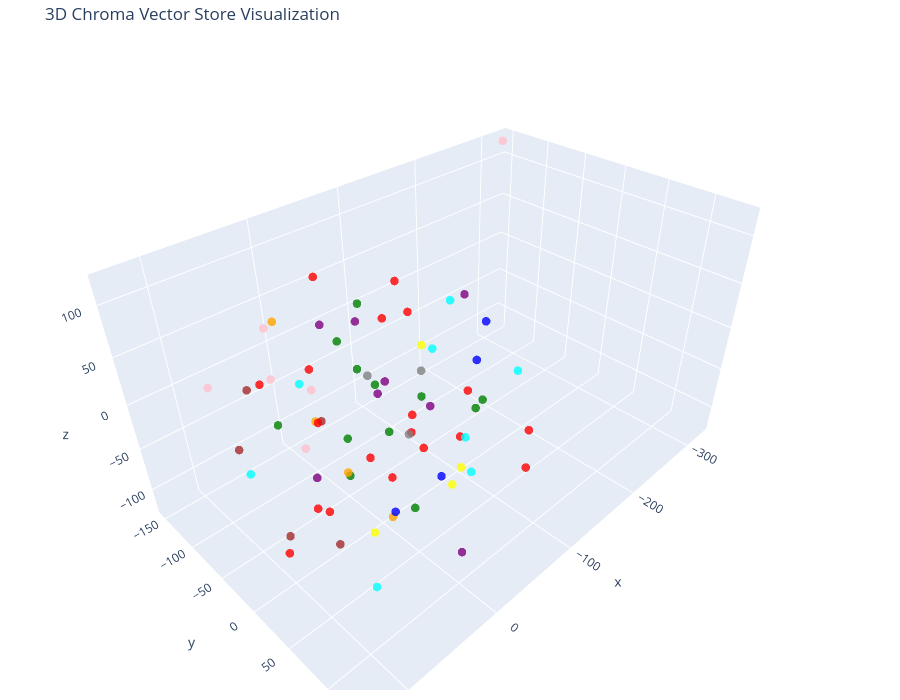

Source (notebook cell):
### Code cell
# 3D representation of the HuggingFace vector store

display_3D_of_the_vector_store(hf_vector_store)

### Figure 1 — Plotly figure (JSON) as saved in the notebook; plotly's stock layout.template omitted (floating-point values rounded to 4 significant figures)
{"data": [{"hoverinfo": "text", "marker": {"color": ["red", "red", "red", "red", "red", "red", "red", "red", "red", "red", "green", "green", "green", "green", "green", "green", "purple", "purple", "purple", "purple", "purple", "purple", "purple", "purple", "cyan", "cyan", "cyan", "cyan", "cyan", "cyan", "cyan", "cyan", "orange", "orange", "orange", "orange", "pink", "pink", "pink", "pink", "pink", "pink", "blue", "blue", "gray", "gray", "gray", "blue", "blue", "brown", "brown", "brown", "brown", "brown", "green", "green", "green", "green", "green", "green", "yellow", "yellow", "yellow", "yellow", "red", "red", "red", "red", "red", "red", "red", "red", "red"], "opacity": 0.8, "size": 5}, "mode": "markers", "text": ["Type: company<br>Text: # Branch Network\n\nQ-Transfer operates branches that support customer onboarding, account assistance,...", "Type: company<br>Text: ## Branches\n\n| Branch ID | City | Country | Type | Status |\n|---|---|---|---|---|\n| BR-LAG-001 | Lag...", "Type: company<br>Text: ## Branch Responsibilities\n\nBranches may assist with customer onboarding, identity verification, acc...", "Type: company<br>Text: # Q-Transfer Company Overview\n\nQ-Transfer is a fictional fintech company used for a RAG engineering ...", "Type: company<br>Text: ## Business Profile\n\n- Industry: Financial technology\n- Core services: Local transfers, internationa...", "Type: company<br>Text: ## Core Departments\n\nQ-Transfer operates through Engineering, Product, Operations, Customer Support,...", "Type: company<br>Text: ## Important Principle\n\nCustomer funds and company operating funds must be treated separately. Finan...", "Type: company<br>Text: # Organisation Structure\n\nQ-Transfer uses a functional organisational structure.\n\n## Executive Funct...", "Type: company<br>Text: ## Business Functions\n\nEngineering manages software platforms and infrastructure. Operations manages...", "Type: company<br>Text: ## Escalation\n\nOperational incidents should normally begin with the relevant team lead. Material fin...", "Type: compliance<br>Text: # AML and CFT Controls\n\nAnti-Money Laundering and Countering the Financing of Terrorism controls hel...", "Type: compliance<br>Text: A transaction being unusual does not automatically mean that it is illegal. Alerts require appropria...", "Type: compliance<br>Text: # Regulatory Reporting\n\nQ-Transfer maintains processes for regulatory reporting in jurisdictions whe...", "Type: compliance<br>Text: # Sanctions Screening\n\nQ-Transfer screens relevant customers and transactions against applicable san...", "Type: compliance<br>Text: ## Escalation\n\nConfirmed or unresolved high-risk matches must follow the company's sanctions escalat...", "Type: compliance<br>Text: # Transaction Monitoring\n\nTransaction monitoring identifies activity that may require investigation....", "Type: customers<br>Text: # Customer Complaints\n\nA complaint is an expression of dissatisfaction about a Q-Transfer product, s...", "Type: customers<br>Text: # Customer Profiles\n\nQ-Transfer supports individual and business customers.\n\n## Customer Lifecycle\n\n...", "Type: customers<br>Text: ## Synthetic Customer Examples\n\n| Customer ID | Type | Country | Verification | Risk Level | Status ...", "Type: customers<br>Text: All customer examples are fictional.\n\n## Data Protection\n\nCustomer information must only be accessed...", "Type: customers<br>Text: # Customer Support\n\nCustomer Support handles account questions, transaction enquiries, verification ...", "Type: customers<br>Text: ## Escalation\n\nCases involving suspected fraud, account takeover, sanctions concerns, privacy incide...", "Type: customers<br>Text: # Customer KYC and Verification\n\nKnow Your Customer procedures help Q-Transfer establish who its cus...", "Type: customers<br>Text: ## Business Verification\n\nBusiness customers may require company registration information, ownership...", "Type: employees<br>Text: # Employee Records\n\nQ-Transfer maintains employee records for employment administration and access m...", "Type: employees<br>Text: | Employee ID | Name         | Department       | Role               | Branch  | Status |\n| --------...", "Type: employees<br>Text: | EMP-1003    | Miriam Cole  | Operations       | Operations Manager | London  | Active |\n| EMP-1004...", "Type: employees<br>Text: These records are fictional and contain no real employee information.\n\n## Record Categories\n\nEmploye...", "Type: employees<br>Text: # Employee Onboarding and Offboarding\n\n## Onboarding\n\nNew employees complete identity verification, ...", "Type: employees<br>Text: ## Access Review\n\nManagers are responsible for confirming that access matches the employee's current...", "Type: employees<br>Text: # Employee Roles and Access\n\nQ-Transfer uses role-based access control.\n\n## Examples\n\nCustomer Suppo...", "Type: employees<br>Text: Finance employees can access accounting and reconciliation information required for their duties.\n\nE...", "Type: finance<br>Text: # Ledger and Reconciliation\n\nQ-Transfer maintains financial records that support accurate accounting...", "Type: finance<br>Text: ## Exceptions\n\nA reconciliation mismatch should be investigated and documented. Financial adjustment...", "Type: finance<br>Text: # Month-End Financial Close\n\nFinance performs a controlled month-end close.\n\n## Typical Activities\n\n...", "Type: finance<br>Text: # Treasury Operations\n\nTreasury manages liquidity, funding, settlement positions, and financial expo...", "Type: investments<br>Text: # Investment Accounts\n\nCustomers may have an investment account separate from their normal transfer ...", "Type: investments<br>Text: These examples are fictional.\n\nInvestment transactions should have appropriate records for orders, c...", "Type: investments<br>Text: # Investment Products\n\nQ-Transfer offers investment features through supported investment products.\n...", "Type: investments<br>Text: ## Customer Information\n\nInvestment information should clearly distinguish expected or historical pe...", "Type: investments<br>Text: # Investment Risk\n\nInvestment products can involve different levels and types of risk.\n\nCustomers sh...", "Type: investments<br>Text: Customer-facing information must accurately describe the product and avoid presenting investments as...", "Type: operations<br>Text: # Service Levels\n\nQ-Transfer tracks service performance across customer support and transaction oper...", "Type: operations<br>Text: # Transaction Operations\n\nOperations monitors transaction processing and handles operational excepti...", "Type: policies<br>Text: # Employee Acceptable Use\n\nEmployees must use Q-Transfer systems only for legitimate business purpos...", "Type: policies<br>Text: # Data Retention\n\nQ-Transfer retains business records for periods determined by applicable law, regu...", "Type: policies<br>Text: # Third-Party Management\n\nQ-Transfer relies on external providers such as banking partners, payment ...", "Type: products<br>Text: # Q-Transfer Product Catalogue\n\n## Transfer Products\n\n### Local Transfer\nDomestic money movement wit...", "Type: products<br>Text: ### Money Market Select\nA fictional product providing exposure to short-term money-market instrument...", "Type: risk<br>Text: # Fraud Management\n\nFraud controls protect customers and Q-Transfer from unauthorised or deceptive a...", "Type: risk<br>Text: Customer safety and preservation of evidence are important during investigations....", "Type: risk<br>Text: # Incident Management\n\nAn incident is an event that negatively affects customers, financial processi...", "Type: risk<br>Text: Detect → classify → contain → investigate → resolve → communicate → document → review.\n\nMajor incide...", "Type: risk<br>Text: # Risk Management\n\nQ-Transfer manages several categories of risk.\n\n## Major Risk Categories\n\n- Finan...", "Type: support<br>Text: # Frequently Asked Questions\n\n## Why is my transfer pending?\n\nA transfer may remain pending because ...", "Type: support<br>Text: ## Why is my verification taking longer?\n\nAdditional verification may be required because informatio...", "Type: support<br>Text: ## Are investment returns guaranteed?\n\nInvestment returns should not be described as guaranteed unle...", "Type: support<br>Text: # Internal Knowledge Base Rules\n\nThis knowledge base is designed for an internal RAG assistant.\n\n## ...", "Type: support<br>Text: 1. Use retrieved company information as the primary source.\n2. Do not invent company policies, custo...", "Type: support<br>Text: ## Example\n\nIf asked \"What is the exact regulatory reporting deadline for country X?\" the assistant ...", "Type: technology<br>Text: # Business Continuity and Disaster Recovery\n\nQ-Transfer maintains continuity plans for critical serv...", "Type: technology<br>Text: Business continuity exercises should be performed periodically and lessons should be documented....", "Type: technology<br>Text: # Data Security\n\nQ-Transfer protects customer, employee, transaction, and financial information.\n\n##...", "Type: technology<br>Text: # Technology Architecture\n\nQ-Transfer uses a service-oriented digital platform.\n\n## Major Components...", "Type: transfers<br>Text: # Fees and Foreign Exchange\n\nQ-Transfer may charge transfer fees and may apply an exchange-rate marg...", "Type: transfers<br>Text: ## Example\n\nA customer sends GBP 1,000 to a recipient receiving NGN. The final received amount depen...", "Type: transfers<br>Text: # International Money Transfers\n\nInternational transfers involve sending funds between supported cou...", "Type: transfers<br>Text: ## Important Considerations\n\nInternational transfers may be affected by cut-off times, weekends, pub...", "Type: transfers<br>Text: # Local Money Transfers\n\nQ-Transfer supports domestic transfers in supported markets.\n\n## Typical Fl...", "Type: transfers<br>Text: ## Failed Transfers\n\nFailed transactions should be investigated using transaction status, error info...", "Type: transfers<br>Text: # Refunds and Reversals\n\nRefunds and reversals are controlled financial operations.\n\n## Common Reaso...", "Type: transfers<br>Text: # Transaction Records\n\nEach transfer should have a unique transaction identifier.\n\n## Synthetic Tran...", "Type: transfers<br>Text: These records are synthetic examples.\n\n## Auditability\n\nTransaction records should allow authorised ..."], "type": "scatter3d", "x": [-11.16, -54.91, 5.455, -8.924, 128.6, -48.19, 40.82, -53.69, -63.45, 75.59, 3.923, -78.69, -91.58, -4.413, 37.48, 25.67, -57.33, -25.84, -29.22, -45.52, 95.26, -87.37, -15.84, 9.828, -99.37, -91.45, -67.54, 113.6, 79.01, -114.4, -70.52, -0.8491, 24.42, 54.95, -14.78, -10.62, 66.7, 61.58, 103.6, -324.6, 17.16, 42.21, -120.8, 25.16, -48.68, -76.46, -86.07, -13.05, -53.79, 92.5, 41.74, 96.22, 64.96, 62.29, 11.88, -15.03, -2.63, 36.34, 35.88, 53.21, -35.14, 94.64, -76.05, -17.11, -127.4, 83.91, 101.0, 16.79, -5.526, 69.64, -108.9, 45.14, -36.86], "y": [32.32, -0.8598, 52.91, -83.75, 51.12, 53.16, 41.77, 56.27, -41.97, 28.85, -40.15, -98.19, 38.71, -19.5, 7.818, 13.64, 6.665, -27.93, -112.4, -78.92, 48.36, 18.75, -4.574, 112.7, 70.87, 18.22, 49.19, -16.89, 87.35, -25.21, -3.423, -115.1, -104.2, 82.71, -117.1, -63.37, -46.56, -54.14, -82.2, -152.7, -67.5, -48.86, 3.728, 105.4, -70.72, -45.96, -35.8, 3.344, 74.02, -72.78, -19.37, -3.084, 22.14, -98.62, 59.74, 101.0, -47.43, 98.02, -102.0, 81.89, 21.11, 111.0, 16.02, 84.73, 65.57, 37.8, -1.946, 36.5, 10.74, 18.49, -78.14, -37.25, 135.0], "z": [-6.307, -71.19, 33.8, 96.99, -27.53, -20.46, 4.457, 27.72, 88.04, -39.36, 58.17, -60.9, -12.13, 99.85, -39.48, 68.01, -18.23, -6.023, 27.31, 38.62, 23.95, 89.97, 25.03, -72.22, 32.18, -68.61, -77.02, -3.715, -77.2, 54.66, 32.89, -27.99, 58.05, -20.57, -83.27, -114.6, 48.13, 90.81, 40.2, 118.7, -0.2026, -41.47, -0.5085, 16.76, -19.91, -94.29, -15.27, -122.5, 102.9, -26.71, 6.472, -76.38, -90.97, 7.108, -58.57, 56.03, -56.35, 93.18, -49.75, 62.3, 64.99, 14.34, -121.3, -15.34, -53.08, 109.4, 84.5, 120.0, -68.29, 42.96, 21.77, -105.6, 4.375]}], "layout": {"height": 700, "margin": {"b": 10, "l": 10, "r": 10, "t": 40}, "scene": {"xaxis": {"title": {"text": "x"}}, "yaxis": {"title": {"text": "y"}}, "zaxis": {"title": {"text": "z"}}}, "title": {"text": "3D Chroma Vector Store Visualization"}, "width": 900}}
